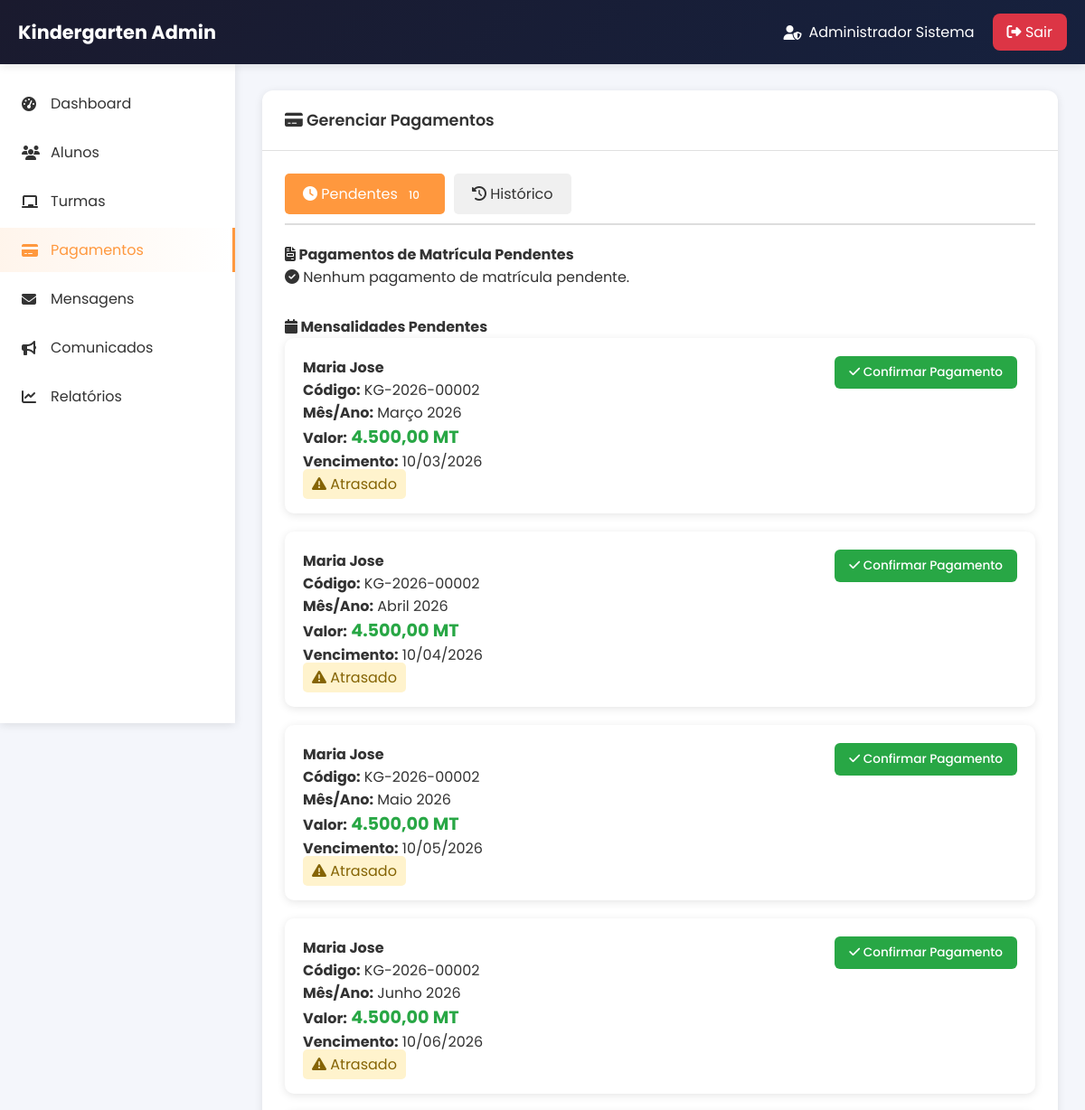
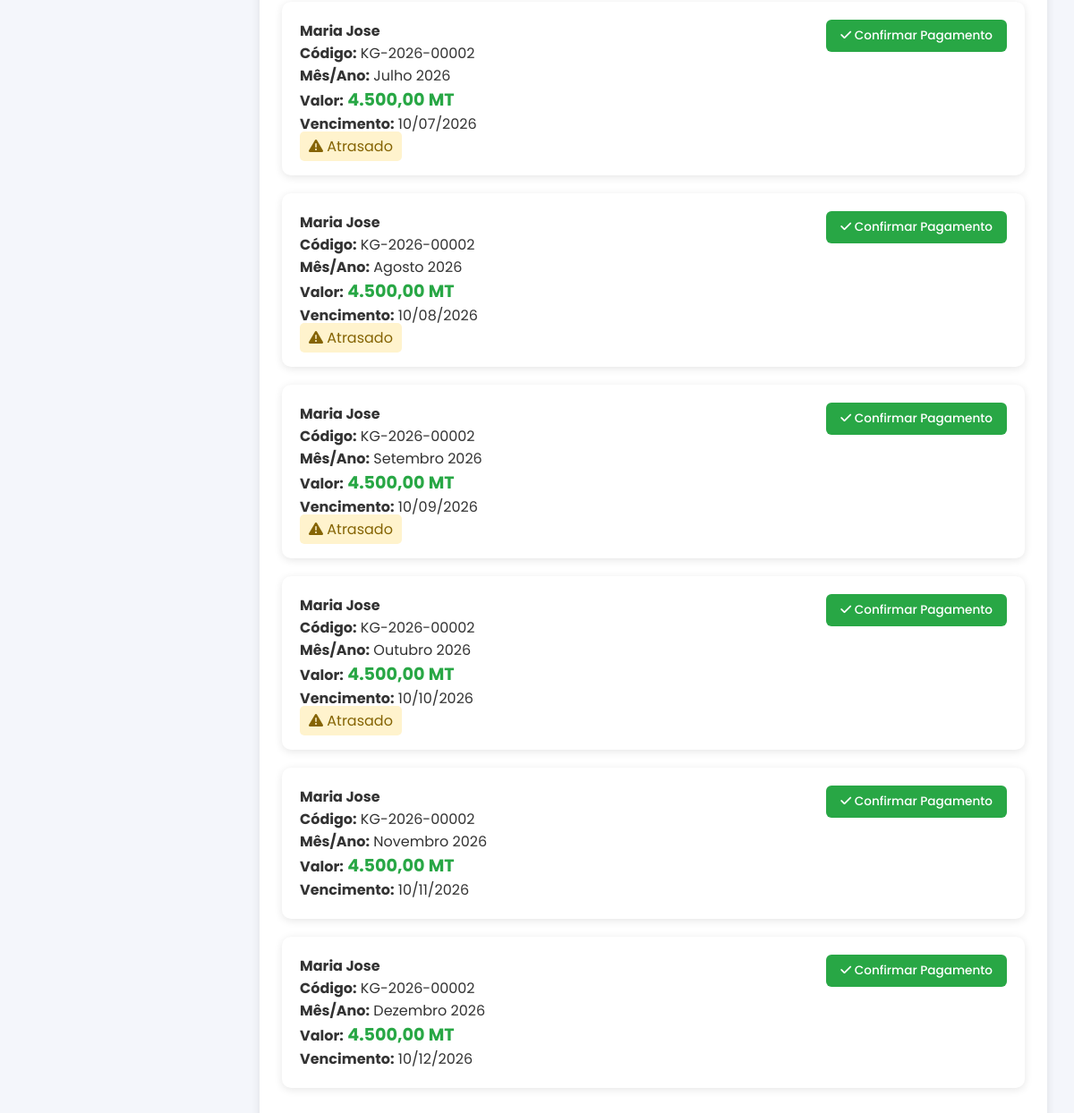
Page /admin/pagamentos.php (signed in) on the committed database (2 pictures, top to bottom).
### tables this page shows
CREATE TABLE `mensalidades` (
  `id` int(11) NOT NULL,
  `aluno_id` int(11) NOT NULL,
  `mes_referencia` varchar(20) NOT NULL,
  `ano` int(11) NOT NULL,
  `valor` decimal(10,2) NOT NULL,
  `data_vencimento` date NOT NULL,
  `data_pagamento` date DEFAULT NULL,
  `status` enum('pendente','paga','atrasada') DEFAULT 'pendente',
  `comprovativo_path` varchar(255) DEFAULT NULL,
  `created_at` timestamp NOT NULL DEFAULT current_timestamp()
);

CREATE TABLE `alunos` (
  `id` int(11) NOT NULL,
  `codigo_aluno` varchar(50) NOT NULL,
  `nome_completo` varchar(200) NOT NULL,
  `data_nascimento` date NOT NULL,
  `sexo` enum('Masculino','Feminino') NOT NULL,
  `turma_id` int(11) DEFAULT NULL,
  `info_saude` text DEFAULT NULL,
  `periodo` enum('Meio período','Integral') DEFAULT 'Integral',
  `nome_responsavel` varchar(200) NOT NULL,
  `telefone` varchar(20) NOT NULL,
  `email` varchar(100) NOT NULL,
  `relacao` varchar(50) NOT NULL,
  `endereco` text NOT NULL,
  `certidao_path` varchar(255) DEFAULT NULL,
  `bi_responsavel_path` varchar(255) DEFAULT NULL,
  `foto_passe_path` varchar(255) DEFAULT NULL,
  `aceite_termos` tinyint(1) DEFAULT 0,
  `como_soube` varchar(100) DEFAULT NULL,
  `observacoes` text DEFAULT NULL,
  `status_pagamento` enum('pendente','aprovado','recusado') DEFAULT 'pendente',
  `status_matricula` enum('pendente','confirmada','cancelada') DEFAULT 'pendente',
  `data_matricula` timestamp NOT NULL DEFAULT current_timestamp(),
  `updated_at` timestamp NOT NULL DEFAULT current_timestamp() ON UPDATE current_timestamp(),
  `foto_path` varchar(255) DEFAULT NULL,
  `ultima_atividade` timestamp NULL DEFAULT NULL,
  `foto_perfil` varchar(255) DEFAULT NULL
);

### admin/pagamentos.php (the view, shortened to what this page needs)
<?php
$db = getDB();
$stmt = $db->prepare("
    SELECT p.*, a.nome_completo, a.codigo_aluno
    FROM pagamentos_matricula p
    JOIN alunos a ON p.aluno_id = a.id
    WHERE p.status = 'pendente'
    ORDER BY p.created_at DESC
");
$stmt->execute();
$pagamentos_pendentes = $stmt->fetchAll();
$stmt = $db->prepare("
    SELECT m.*, a.nome_completo, a.codigo_aluno
    FROM mensalidades m
    JOIN alunos a ON m.aluno_id = a.id
    WHERE m.status = 'pendente'
    ORDER BY m.data_vencimento ASC
");
$stmt->execute();
$mensalidades_pendentes = $stmt->fetchAll();
?>
<!DOCTYPE html>
<html lang="pt">
<head>
    <link rel="stylesheet" href="https://cdnjs.cloudflare.com/ajax/libs/font-awesome/6.5.0/css/all.min.css">
    <link rel="stylesheet" href="assets/css/admin.css">
</head>
<body>
    <div class="admin-header">
        <div class="header-content">
            <div class="logo">
                <span>Kindergarten Admin</span>
            </div>
            <div class="user-info">
                <div class="user-name">
                    <i class="fas fa-user-shield"></i>
                    <span><?= htmlspecialchars($_SESSION[SESSION_ADMIN_NOME]) ?></span>
                </div>
                <a href="logout.php" class="btn-sair">
                    <i class="fas fa-sign-out-alt"></i> Sair
                </a>
            </div>
        </div>
    </div>
    <div class="admin-sidebar" id="sidebar">
        <ul class="sidebar-menu">
            <li><a href="dashboard.php"><i class="fas fa-tachometer-alt"></i> Dashboard</a></li>
            <li><a href="alunos.php"><i class="fas fa-users"></i> Alunos</a></li>
            <li><a href="turmas.php"><i class="fas fa-chalkboard"></i> Turmas</a></li>
            <li class="active"><a href="pagamentos.php"><i class="fas fa-credit-card"></i> Pagamentos</a></li>
            <li><a href="mensagens.php"><i class="fas fa-envelope"></i> Mensagens</a></li>
            <li><a href="comunicados.php"><i class="fas fa-bullhorn"></i> Comunicados</a></li>
            <li><a href="relatorios.php"><i class="fas fa-chart-line"></i> Relatórios</a></li>
        </ul>
    </div>
    <div class="admin-main">
        <div class="card">
            <div class="card-header">
                <h3><i class="fas fa-credit-card"></i> Gerenciar Pagamentos</h3>
            </div>
            <div class="card-body">
                <div class="tabs">
                    <div class="tab active" onclick="mostrarTab('pendentes')">
                        <i class="fas fa-clock"></i> Pendentes
                        <span class="badge"><?= count($pagamentos_pendentes) + count($mensalidades_pendentes) ?></span>
                    </div>
                    <div class="tab" onclick="mostrarTab('historico')">
                        <i class="fas fa-history"></i> Histórico
                    </div>
                </div>
                <div id="tab-pendentes" class="tab-content active">
                    <h4><i class="fas fa-file-invoice"></i> Pagamentos de Matrícula Pendentes</h4>
                    <?php if (count($pagamentos_pendentes) > 0): ?>
                        <?php foreach($pagamentos_pendentes as $pagamento): ?>
                        <div class="pagamento-card">
                            <div style="display: flex; justify-content: space-between; align-items: start;">
                                <div>
                                    <h4><?= htmlspecialchars($pagamento['nome_completo']) ?></h4>
                                    <p><strong>Código:</strong> <?= htmlspecialchars($pagamento['codigo_aluno']) ?></p>
                                    <p><strong>Valor:</strong> <span class="valor"><?= number_format($pagamento['valor'], 2, ',', '.') ?> MT</span></p>
                                    <p><strong>Data Solicitação:</strong> <?= date('d/m/Y H:i', strtotime($pagamento['created_at'])) ?></p>
                                    <p><strong>Tipo:</strong> Taxa de Matrícula</p>
                                </div>
                                <form method="POST" style="margin: 0;">
                                    <input type="hidden" name="tipo" value="matricula">
                                    <input type="hidden" name="id" value="<?= $pagamento['id'] ?>">
                                    <button type="submit" name="confirmar_pagamento" class="btn btn-success">
                                        <i class="fas fa-check"></i> Confirmar Pagamento
                                    </button>
                                </form>
                            </div>
                        </div>
                        <?php endforeach; ?>
                    <?php else: ?>
                        <p><i class="fas fa-check-circle"></i> Nenhum pagamento de matrícula pendente.</p>
                    <?php endif; ?>
                    <h4 style="margin-top: 30px;"><i class="fas fa-calendar"></i> Mensalidades Pendentes</h4>
                    <?php if (count($mensalidades_pendentes) > 0): ?>
                        <?php foreach($mensalidades_pendentes as $mensalidade): ?>
                        <div class="pagamento-card">
                            <div style="display: flex; justify-content: space-between; align-items: start;">
                                <div>
                                    <h4><?= htmlspecialchars($mensalidade['nome_completo']) ?></h4>
                                    <p><strong>Código:</strong> <?= htmlspecialchars($mensalidade['codigo_aluno']) ?></p>
                                    <p><strong>Mês/Ano:</strong> <?= $mensalidade['mes_referencia'] ?> <?= $mensalidade['ano'] ?></p>
                                    <p><strong>Valor:</strong> <span class="valor"><?= number_format($mensalidade['valor'], 2, ',', '.') ?> MT</span></p>
                                    <p><strong>Vencimento:</strong> <?= date('d/m/Y', strtotime($mensalidade['data_vencimento'])) ?></p>
                                    <?php if(strtotime($mensalidade['data_vencimento']) < time()): ?>
                                        <p><span class="status-pendente"><i class="fas fa-exclamation-triangle"></i> Atrasado</span></p>
                                    <?php endif; ?>
                                </div>
                                <form method="POST" style="margin: 0;">
                                    <button type="submit" name="confirmar_pagamento" class="btn btn-success">
                                        <i class="fas fa-check"></i> Confirmar Pagamento
                                    </button>
                                </form>
                            </div>
                        </div>
                        <?php endforeach; ?>
                    <?php else: ?>
                        <p><i class="fas fa-check-circle"></i> Todas as mensalidades estão em dia!</p>
                    <?php endif; ?>
                </div>
            </div>
        </div>
    </div>
</body>
</html>

### admin/assets/css/admin.css (style rules this page uses)
* { margin: 0; padding: 0; box-sizing: border-box; }
:root { --primary: #ff983e; --primary-dark: #e8821a; --secondary: #ff4d4d; --dark: #1a1a2e; --dark-light: #16213e; --success: #28a745; --info: #17a2b8; --warning: #ffc107; --danger: #dc3545; --text: #333; --text-light: #666; --bg: #f4f6fb; --white: #fff; --border: #e0e0e0; --shadow: 0 2px 10px rgba(0,0,0,0.1); --radius: 12px; --transition: 0.3s ease; }
body { font-family: 'Poppins', sans-serif; background: var(--bg); color: var(--text); }
.admin-header { background: linear-gradient(135deg, var(--dark), var(--dark-light)); color: white; padding: 0 20px; position: fixed; top: 0; left: 0; right: 0; z-index: 1000; box-shadow: var(--shadow); }
.header-content { max-width: 1400px; margin: 0 auto; display: flex; justify-content: space-between; align-items: center; padding: 15px 0; }
.logo { display: flex; align-items: center; gap: 10px; font-size: 1.3rem; font-weight: bold; }
.user-info { display: flex; align-items: center; gap: 20px; }
.user-name { display: flex; align-items: center; gap: 8px; }
.btn-sair { background: var(--danger); color: white; padding: 8px 16px; border-radius: 8px; text-decoration: none; transition: var(--transition); }
.admin-sidebar { position: fixed; top: 70px; left: 0; width: 260px; height: calc(100vh - 70px); background: var(--white); box-shadow: var(--shadow); overflow-y: auto; transition: var(--transition); }
.sidebar-menu { list-style: none; padding: 20px 0; }
.sidebar-menu li { margin-bottom: 5px; }
.sidebar-menu li a { display: flex; align-items: center; gap: 12px; padding: 12px 24px; color: var(--text); text-decoration: none; transition: var(--transition); }
.sidebar-menu li.active a { background: linear-gradient(90deg, rgba(255,152,62,0.1), transparent); color: var(--primary); border-right: 3px solid var(--primary); }
.sidebar-menu li a i { width: 20px; }
.admin-main { margin-left: 260px; margin-top: 70px; padding: 30px; min-height: calc(100vh - 70px); }
.card { background: var(--white); border-radius: var(--radius); box-shadow: var(--shadow); margin-bottom: 30px; overflow: hidden; }
.card-header { padding: 20px 25px; border-bottom: 1px solid var(--border); display: flex; justify-content: space-between; align-items: center; }
.card-header h3 { font-size: 1.1rem; font-weight: 600; }
.card-body { padding: 25px; }
.btn { padding: 8px 16px; border: none; border-radius: 6px; cursor: pointer; font-size: 0.85rem; font-weight: 500; transition: var(--transition); font-family: 'Poppins', sans-serif; }
.btn-success { background: var(--success); color: white; }
.badge { padding: 4px 8px; border-radius: 4px; font-size: 0.75rem; font-weight: 500; }

### admin/pagamentos.php (style rules this page uses)
.pagamento-card { background: white; border-radius: 10px; padding: 20px; margin-bottom: 20px; box-shadow: 0 2px 10px rgba(0,0,0,0.1); }
.status-pendente { background: #fff3cd; color: #856404; padding: 5px 10px; border-radius: 5px; }
.valor { font-size: 1.2rem; font-weight: bold; color: #28a745; }
.tabs { display: flex; gap: 10px; margin-bottom: 20px; border-bottom: 2px solid #ddd; padding-bottom: 10px; }
.tab { padding: 10px 20px; cursor: pointer; background: #f0f0f0; border-radius: 5px; }
.tab.active { background: #ff983e; color: white; }
.tab-content { display: none; }
.tab-content.active { display: block; }

### rows in the picture
mensalidades: aluno.nome_completo "Maria Jose", aluno.codigo_aluno "KG-2026-00002", mes_referencia "Março", ano "2026", valor "4.500,00", data_vencimento "10/03/2026", shows "Atrasado"
mensalidades: aluno.nome_completo "Maria Jose", aluno.codigo_aluno "KG-2026-00002", mes_referencia "Abril", ano "2026", valor "4.500,00", data_vencimento "10/04/2026", shows "Atrasado"
mensalidades: aluno.nome_completo "Maria Jose", aluno.codigo_aluno "KG-2026-00002", mes_referencia "Maio", ano "2026", valor "4.500,00", data_vencimento "10/05/2026", shows "Atrasado"
mensalidades: aluno.nome_completo "Maria Jose", aluno.codigo_aluno "KG-2026-00002", mes_referencia "Junho", ano "2026", valor "4.500,00", data_vencimento "10/06/2026", shows "Atrasado"
mensalidades: aluno.nome_completo "Maria Jose", aluno.codigo_aluno "KG-2026-00002", mes_referencia "Julho", ano "2026", valor "4.500,00", data_vencimento "10/07/2026", shows "Atrasado"
mensalidades: aluno.nome_completo "Maria Jose", aluno.codigo_aluno "KG-2026-00002", mes_referencia "Agosto", ano "2026", valor "4.500,00", data_vencimento "10/08/2026", shows "Atrasado"
mensalidades: aluno.nome_completo "Maria Jose", aluno.codigo_aluno "KG-2026-00002", mes_referencia "Setembro", ano "2026", valor "4.500,00", data_vencimento "10/09/2026", shows "Atrasado"
mensalidades: aluno.nome_completo "Maria Jose", aluno.codigo_aluno "KG-2026-00002", mes_referencia "Outubro", ano "2026", valor "4.500,00", data_vencimento "10/10/2026", shows "Atrasado"
mensalidades: aluno.nome_completo "Maria Jose", aluno.codigo_aluno "KG-2026-00002", mes_referencia "Novembro", ano "2026", valor "4.500,00", data_vencimento "10/11/2026"
mensalidades: aluno.nome_completo "Maria Jose", aluno.codigo_aluno "KG-2026-00002", mes_referencia "Dezembro", ano "2026", valor "4.500,00", data_vencimento "10/12/2026"

### other values in the picture
$_SESSION[SESSION_ADMIN_NOME] "Administrador Sistema"
count($pagamentos_pendentes) + count($mensalidades_pendentes) "10"
